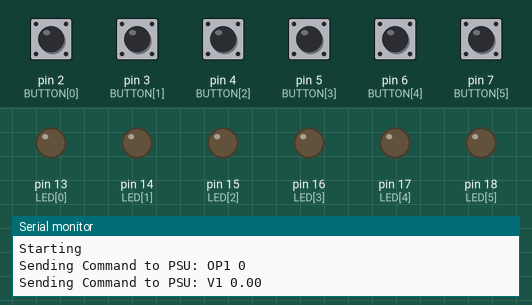
Simulated run of this sketch. Board: Arduino Uno, built with avr-gcc and run on an emulated ATmega328P. Parts: output pins drawn as LEDs (lit = HIGH), the last lines printed to the serial monitor. The inputs (shaded band) are chosen by the test bench; at power-on: pin 2 (BUTTON[0]), pin 3 (BUTTON[1]), pin 4 (BUTTON[2]), pin 5 (BUTTON[3]), pin 6 (BUTTON[4]), pin 7 (BUTTON[5]) HIGH.

Above: at 2.7 s.
2.8 s: pin 2 (BUTTON[0]) pulled LOW for 0.15 s
At 3.9 s:
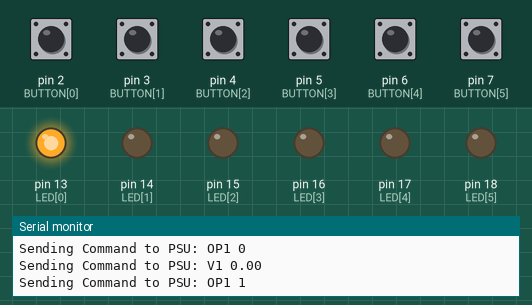
4.4 s: pin 4 (BUTTON[2]) pulled LOW for 0.15 s
At 5.6 s:
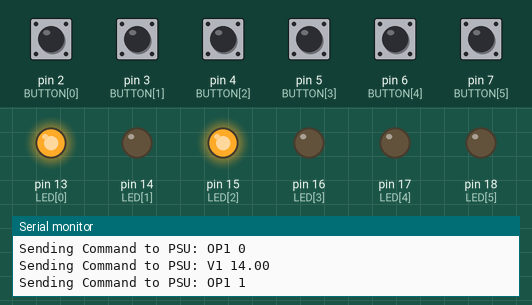
6.7 s: pin 5 (BUTTON[3]) pulled LOW for 0.15 s
At 8.3 s:
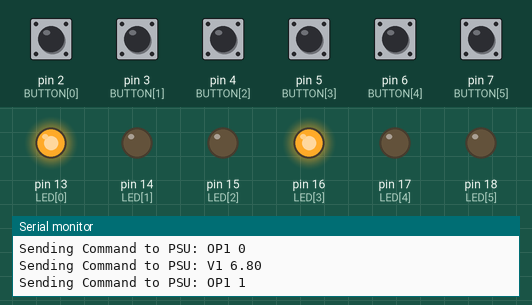
9.0 s: pin 6 (BUTTON[4]) pulled LOW for 0.15 s
At 11.0 s:
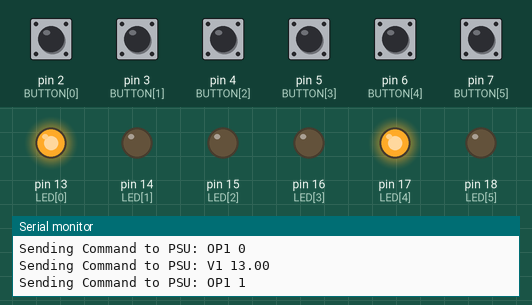
11.4 s: pin 7 (BUTTON[5]) pulled LOW for 0.15 s
At 12.6 s:
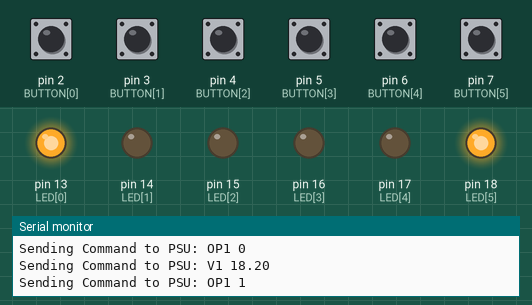
Timing chart, 0 to 14.4 s (numbered marks = the images above; inputs shaded):
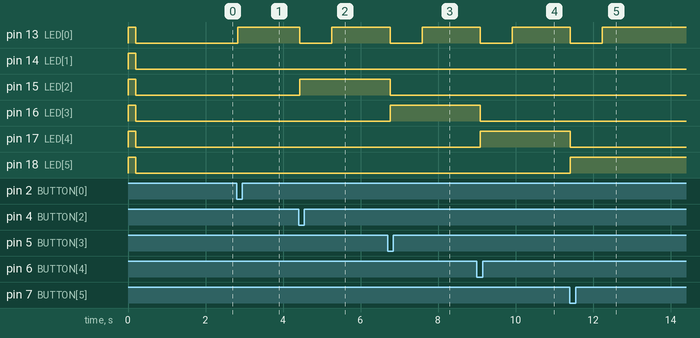

Measured:
- after the input at 2.8 s, pin 13 (LED[0]): LOW → HIGH at once
- after the input at 4.4 s, pin 13 (LED[0]): HIGH → LOW at once, → HIGH 0.83 s later; pin 15 (LED[2]): LOW → HIGH at once
- after the input at 6.7 s, pin 13 (LED[0]): HIGH → LOW after 0.06 s, → HIGH 0.83 s later; pin 15 (LED[2]): HIGH → LOW after 0.06 s; pin 16 (LED[3]): LOW → HIGH after 0.06 s
- after the input at 9.0 s, pin 13 (LED[0]): HIGH → LOW after 0.09 s, → HIGH 0.83 s later; pin 16 (LED[3]): HIGH → LOW after 0.09 s; pin 17 (LED[4]): LOW → HIGH after 0.09 s
- after the input at 11.4 s, pin 13 (LED[0]): HIGH → LOW at once, → HIGH 0.83 s later; pin 17 (LED[4]): HIGH → LOW at once; pin 18 (LED[5]): LOW → HIGH at once

The sketch:

psu_arduino_remote.ino
```cpp
// PSU_Remote v0.3
// Rohan Judd - Jan 2018
// RS232 Remote Interface for TTi Bench PSU
// Tested with CPX400SP

// Softserial RX limited to 8, 9, 10, 11, 14 (MISO), 15 (SCK), 16 (MOSI).

#include <SoftwareSerial.h>

const String READ_ID = "*IDN?";
const String READ_VOLTAGE = "V1O?";
const String READ_CURRENT = "I1O?";
const String SET_VOLTAGE = "V1 ";
const String SET_CURRENT_LIMIT = "I1 ";
const String IS_ON = "OP1?";
const String TURN_ON = "OP1 1";
const String TURN_OFF = "OP1 0";
const String EOL = "\r\n";

const int NUM_LEDS = 6;
const int LED[NUM_LEDS] = {13, 14, 15, 16, 17, 18};
const int NUM_BUTTONS = 6;
const int BUTTON[NUM_BUTTONS] = {2, 3, 4, 5, 6, 7};
const int NUM_PRESETS = 5;
const float PRESET[NUM_PRESETS] = {0, 6.8, 13, 18.2, 14};

const int RESET_DELAY = 800;
const int LOOP_DELAY = 100;

const int lf = 10; // line feed character
const bool verbose = true;
bool button_clear = false;
SoftwareSerial psuSerial(8, 9); // RX, TX
char serialdata[80]; // buffer for incoming serial data

void setup()
{
	for (int x = 0; x < NUM_LEDS; x++)
		pinMode(LED[x], OUTPUT);

	for (int x = 0; x < NUM_BUTTONS; x++)
		pinMode(BUTTON[x], INPUT_PULLUP);

  Serial.begin(57600);
  Serial.println("PSU_Remote v0.3\nRohan Judd Jan 2017\n\nConnecting to PSU");
  all_leds(true);
  delay(200);
  all_leds(false);
  psuSerial.begin(9600);
  delay(100);
  Serial.println(read_id());
  Serial.println("Starting");
  turn_off();
  set_voltage(PRESET[0]);
}

void processSerialInput()
{
  char c = Serial.read();
  switch (c)
  {
    case 'q':
      {
		Serial.println("ouch");
        break;
      }
    default:
      break;
  }
}

void check_buttons()
{
  byte state = get_button_states();
  if (state == 0)
    button_clear = true;
  else if (button_clear)
  {
    button_clear = false;
    switch (state)
    {
      case 1: //Button 1 pressed
        all_leds(false);
        turn_on();
        break;
      case 2: //Button 2 pressed
       all_leds(false);
        turn_off();
        break;
      case 4: //Button 3 Pressed
        all_leds(false);
        digitalWrite(LED[2], HIGH);
       //ramp(2,3.7,0.02);
       reset_at_voltage(PRESET[4]);
        break;
      case 8: //Button 4 Pressed
        all_leds(false);
        digitalWrite(LED[3], HIGH);
       reset_at_voltage(PRESET[1]);
        break;
      case 16: //Button 5 Pressed
        all_leds(false);
        digitalWrite(LED[4], HIGH);
       reset_at_voltage(PRESET[2]);
        break;
      case 32: //Button 6 Pressed
        all_leds(false);
        digitalWrite(LED[5], HIGH);
       reset_at_voltage(PRESET[3]);
        break;
      default:
      // do nothing
       break;
    }
  }
}

byte get_button_states()
{
  // creates byte from button states, with button 0 as LSB.
  byte b = 0;
  for (int x = 0; x < NUM_BUTTONS; x++)
	  bitWrite(b, x, !digitalRead(BUTTON[x]));
  return b;
}

void all_leds(bool b)
{
  //writes state to all leds
	for (int x = 0; x < NUM_LEDS; x++)
	digitalWrite(LED[x], b);
}

void psu_send(String s)
{
	if (verbose)
	{
		Serial.print("Sending Command to PSU: ");
		Serial.println(s);
	}
	psuSerial.print(s);
	psuSerial.print(EOL);
}
void turn_on()
{
  psu_send(TURN_ON);
  digitalWrite(LED[0], HIGH);
}

void ramp(float a, float b, float i)
{
  // ramps voltage between float a and b using increment float i
  turn_on();
  if (a < b)
  {
    float v = a;
    while (v < b)
    {
      set_voltage(v);
      delay(30);
      v += i;
    }
    delay(2000);
    while (v >= a)
    {
      set_voltage(v);
      delay(30);
      v -= i;
    }
  turn_off();
  }
  else
    Serial.println("Ramp Error");
}
void turn_off()
{
  psu_send(TURN_OFF);
  digitalWrite(LED[0], LOW);
}

void set_voltage(float v)
{
	String command = SET_VOLTAGE;
  psu_send(command + v);
}

String read_id()
{
  psu_send(READ_ID);
  delay(200);
  psuSerial.readBytesUntil(lf, serialdata, 80);
  return serialdata;
}

void reset_at_voltage(float v)
{
  turn_off();
  set_voltage(v);
  delay(RESET_DELAY);
  turn_on();
}

void loop()
{
  if (psuSerial.available())
    Serial.write(psuSerial.read());
  if (Serial.available())
    psuSerial.write(Serial.read());
  check_buttons();
  delay(LOOP_DELAY);
}
```
